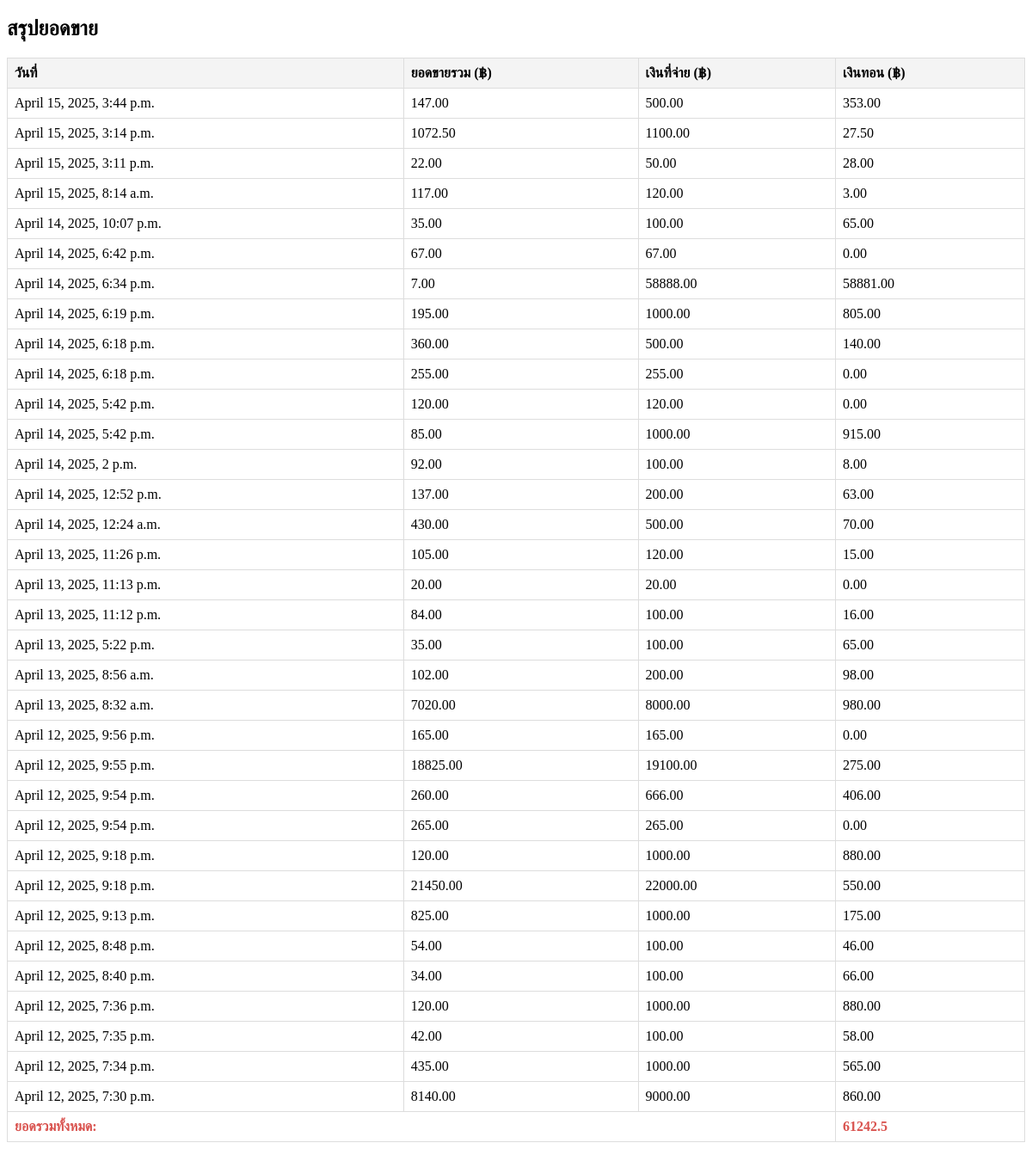
Before: /Circulation1 with the older database file.
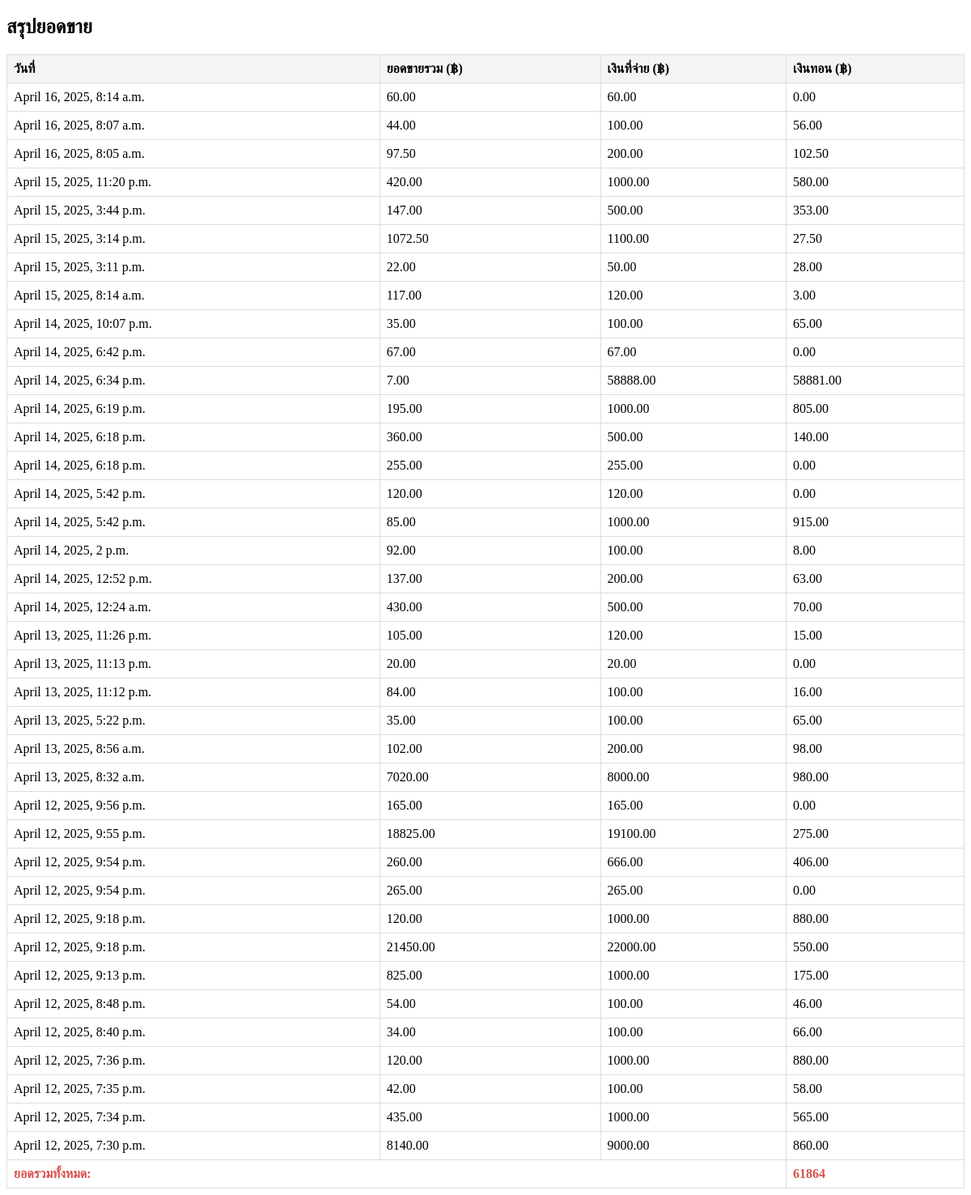
After: the same page with the newer database file.
### Dashboard/models.py (models this page shows, shortened)
class SaleRecord(models.Model):
    total_amount = models.DecimalField(max_digits=10, decimal_places=2)
    entered_amount = models.DecimalField(max_digits=10, decimal_places=2)
    change = models.DecimalField(max_digits=10, decimal_places=2)
    timestamp = models.DateTimeField()
    Pofitprice = models.DecimalField(max_digits=10, decimal_places=2, default=0.00)
    stock_adjustments = models.JSONField()  # ใช้ JSONField สำหรับบันทึกข้อมูล Array
    cashier = models.ForeignKey(User, on_delete=models.CASCADE, null=True, blank=True, default=1)
    class Meta:
        verbose_name = "รายการสินค้าที่บันทึก"  # เปลี่ยนชื่อที่แสดงใน Admin
        verbose_name_plural = "บันทึกรายการสำหรับการขาย"  # ชื่อพหูพจน์ใน Admin

### DashboardUser/views.py (the view)
def Circulation3(request):
    filter_type = request.GET.get("filter", "year")  # ค่าเริ่มต้นเป็น "year"
    today = datetime.now()
    if filter_type == "day":
        start_date = today - timedelta(days=1)
    elif filter_type == "week":
        start_date = today - timedelta(weeks=1)
    elif filter_type == "month":
        start_date = today - timedelta(days=30)
    elif filter_type == "3months":
        start_date = today - timedelta(days=90)
    elif filter_type == "6months":
        start_date = today - timedelta(days=180)
    else:  # "year"
        start_date = today - timedelta(days=365)
    records1 = SaleRecord.objects.filter(timestamp__gte=start_date).order_by('-timestamp')
    total_sum = records1.aggregate(total=Sum("total_amount"))["total"] or 0
    return render(request, "Circulation1.html", {
        "records1": records1,
        "total_sum": total_sum,
        "filter_type": filter_type  # ส่งค่า filter_type ไปยัง template
    })

### DashboardUser/templates/Circulation1.html (shortened to what this page needs)
<!DOCTYPE html>
{% load humanize %}
{% load static %}
<html>
    <head>
        <link rel="stylesheet" href="">
    </head>
   <body>
    <h2>สรุปยอดขาย</h2>
    <table>
        <thead>
            <tr>
                <th>วันที่</th>
                <th>ยอดขายรวม (฿)</th>
                <th>เงินที่จ่าย (฿)</th>
                <th>เงินทอน (฿)</th>
            </tr>
        </thead>
        <tbody>
            {% for record in records1 %}
            <tr>
                <td>{{ record.timestamp }}</td>
                <td>{{ record.total_amount }}</td>
                <td>{{ record.entered_amount }}</td>
                <td>{{ record.change }}</td>
            </tr>
            {% endfor %}
        </tbody>
        <tfoot>
            <tr>
                <td colspan="3" class="total">ยอดรวมทั้งหมด:</td>
                <td class="total">{{ total_sum }}</td>
            </tr>
        </tfoot>
    </table>
</body>
</html>

### DashboardUser/templates/Circulation1.html (style rules this page uses)
table { width: 100%; border-collapse: collapse; margin-top: 20px; }
th, td { border: 1px solid #ddd; padding: 8px; text-align: left; }
th { background-color: #f4f4f4; }
.total { font-weight: bold; color: #d9534f; }

Changed rows visible on the page:
added SaleRecord: timestamp "April 16, 2025, 8:14 a.m.", total_amount "60.00", entered_amount "60.00", change "0.00"
added SaleRecord: timestamp "April 16, 2025, 8:07 a.m.", total_amount "44.00", entered_amount "100.00", change "56.00"
added SaleRecord: timestamp "April 16, 2025, 8:05 a.m.", total_amount "97.50", entered_amount "200.00", change "102.50"
added SaleRecord: timestamp "April 15, 2025, 11:20 p.m.", total_amount "420.00", entered_amount "1000.00", change "580.00"
Other visible differences:
{{ total_sum }}: "61242.5" → "61864"
